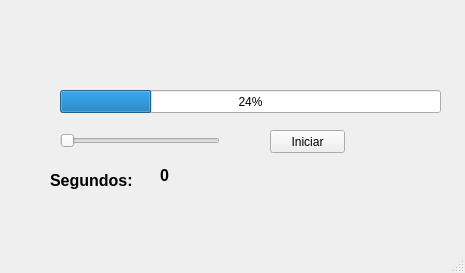
<?xml version="1.0" encoding="UTF-8"?>
<ui version="4.0">
 <class>MainWindow</class>
 <widget class="QMainWindow" name="MainWindow">
  <property name="geometry">
   <rect>
    <x>0</x>
    <y>0</y>
    <width>465</width>
    <height>273</height>
   </rect>
  </property>
  <property name="windowTitle">
   <string>MainWindow</string>
  </property>
  <widget class="QWidget" name="centralwidget">
   <widget class="QProgressBar" name="progressbar">
    <property name="geometry">
     <rect>
      <x>60</x>
      <y>90</y>
      <width>381</width>
      <height>23</height>
     </rect>
    </property>
    <property name="value">
     <number>24</number>
    </property>
   </widget>
   <widget class="QSlider" name="slider1">
    <property name="geometry">
     <rect>
      <x>60</x>
      <y>130</y>
      <width>160</width>
      <height>22</height>
     </rect>
    </property>
    <property name="toolTip">
     <string>Desliza el slider</string>
    </property>
    <property name="statusTip">
     <string>Desliza el slider</string>
    </property>
    <property name="orientation">
     <enum>Qt::Horizontal</enum>
    </property>
   </widget>
   <widget class="QLabel" name="label">
    <property name="geometry">
     <rect>
      <x>50</x>
      <y>170</y>
      <width>91</width>
      <height>21</height>
     </rect>
    </property>
    <property name="font">
     <font>
      <pointsize>12</pointsize>
      <weight>75</weight>
      <bold>true</bold>
     </font>
    </property>
    <property name="text">
     <string>Segundos:</string>
    </property>
   </widget>
   <widget class="QPushButton" name="btnIniciar">
    <property name="geometry">
     <rect>
      <x>270</x>
      <y>130</y>
      <width>75</width>
      <height>23</height>
     </rect>
    </property>
    <property name="toolTip">
     <string>Presiona el boton</string>
    </property>
    <property name="statusTip">
     <string>Presiona el boton</string>
    </property>
    <property name="text">
     <string>Iniciar</string>
    </property>
   </widget>
   <widget class="QLabel" name="txtSegundos">
    <property name="geometry">
     <rect>
      <x>160</x>
      <y>160</y>
      <width>41</width>
      <height>31</height>
     </rect>
    </property>
    <property name="font">
     <font>
      <pointsize>12</pointsize>
      <weight>75</weight>
      <bold>true</bold>
     </font>
    </property>
    <property name="text">
     <string>0</string>
    </property>
   </widget>
   <widget class="QLabel" name="label_2">
    <property name="geometry">
     <rect>
      <x>0</x>
      <y>0</y>
      <width>461</width>
      <height>51</height>
     </rect>
    </property>
    <property name="text">
     <string/>
    </property>
    <property name="pixmap">
     <pixmap resource="recursos_proyecto.qrc">:/LOGOS/Imagenes/uat.png</pixmap>
    </property>
    <property name="scaledContents">
     <bool>true</bool>
    </property>
   </widget>
   <widget class="QLabel" name="label_3">
    <property name="geometry">
     <rect>
      <x>370</x>
      <y>160</y>
      <width>81</width>
      <height>71</height>
     </rect>
    </property>
    <property name="text">
     <string/>
    </property>
    <property name="pixmap">
     <pixmap resource="recursos_proyecto.qrc">:/LOGOS/Imagenes/pngegg.png</pixmap>
    </property>
    <property name="scaledContents">
     <bool>true</bool>
    </property>
   </widget>
  </widget>
  <widget class="QMenuBar" name="menubar">
   <property name="geometry">
    <rect>
     <x>0</x>
     <y>0</y>
     <width>465</width>
     <height>21</height>
    </rect>
   </property>
  </widget>
  <widget class="QStatusBar" name="statusbar"/>
 </widget>
 <resources>
  <include location="recursos_proyecto.qrc"/>
 </resources>
 <connections/>
</ui>
